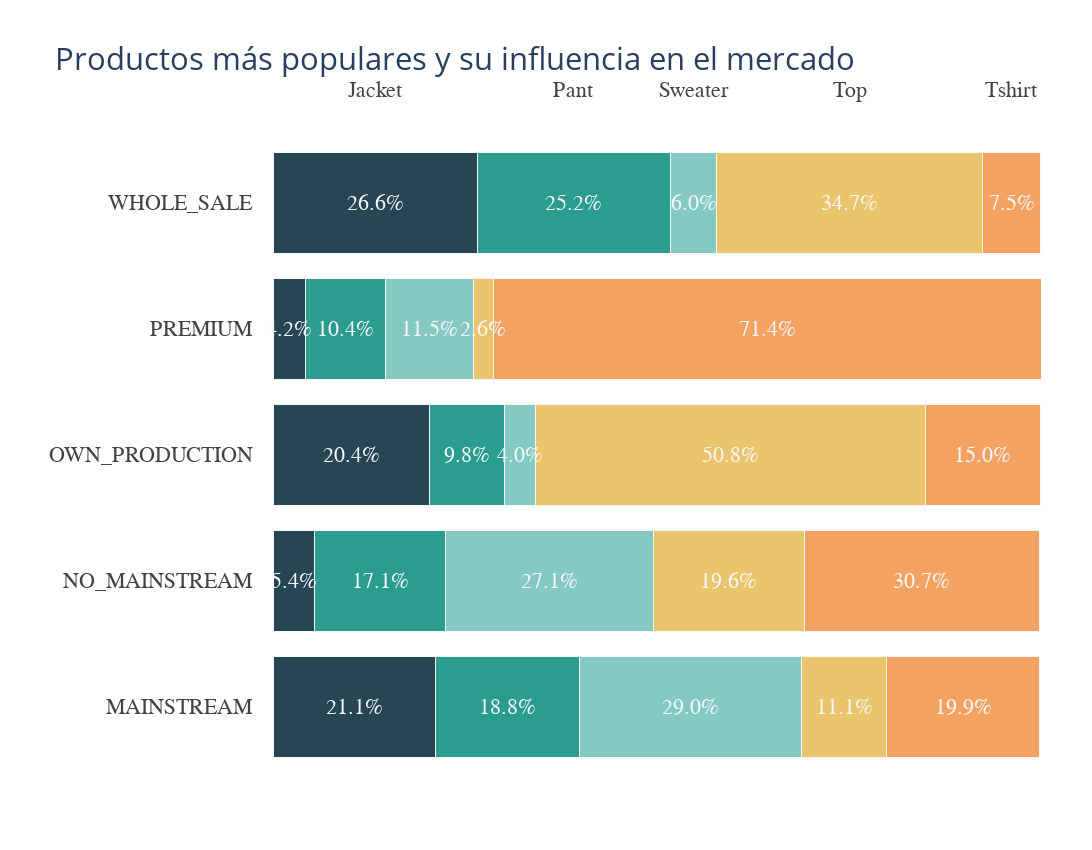

Here is the notebook cell this chart was saved with:
### Code cell
from itertools import cycle

x_data = dumificado.iloc[:, 1:].values

import plotly.graph_objects as go


top_labels = dumificado.columns[1:]
colors = np.array(paleta)[[0,1,2,4,5]]
y_data = dumificado.iloc[:,0].values

fig = go.Figure()

for i in range(0, len(x_data[0])):
    for xd, yd in zip(x_data, y_data):
        fig.add_trace(go.Bar(
            x=[xd[i]], y=[yd],orientation='h',marker=dict(color=colors[i],line=dict(color='rgb(248, 248, 249)', width=1))))

fig.update_layout(
    title='Productos más populares y su influencia en el mercado',
    xaxis=dict(
        showgrid=False,showline=False,showticklabels=False,zeroline=False,domain=[0.15, 1]),

    yaxis=dict(
        showgrid=False,showline=False,showticklabels=False,zeroline=False,),
    width=2280, height=850, font = dict(size = 22),
    barmode='stack',paper_bgcolor='white',plot_bgcolor='white',margin=dict(l=120, r=10, t=140, b=80),showlegend=False,)

annotations = []

for yd, xd in zip(y_data, x_data):

    annotations.append(dict(xref='paper', yref='y',
                            x=0.14, y=yd,xanchor='right',text=str(yd),font=dict(family='Arial', size=22,color='rgb(67, 67, 67)'),showarrow=False, align='right'))

    annotations.append(dict(xref='x', yref='y',
                            x=xd[0] / 2, y=yd,text=str(xd[0]) + '%',font=dict(family='Arial', size=22,color='rgb(248, 248, 255)'),showarrow=False))

    if yd == y_data[-1]:
        annotations.append(dict(xref='x', yref='paper',
                                x=xd[0] / 2, y=1.1,text=top_labels[0],font=dict(family='Arial', size=22,color='rgb(67, 67, 67)'),showarrow=False))
                                
    space = xd[0]
    for i in range(1, len(xd)):
            annotations.append(dict(xref='x', yref='y',
                                    x=space + (xd[i]/2), y=yd,text=str(xd[i]) + '%',font=dict(family='Arial', size=22,color='rgb(248, 248, 255)'),showarrow=False))
            if yd == y_data[-1]:
                annotations.append(dict(xref='x', yref='paper',
                                        x=space + (xd[i]/2), y=1.1,text=top_labels[i],font=dict(family='Arial', size=22,color='rgb(67, 67, 67)'),showarrow=False)) #, textangle=90
            space += xd[i]

fig.update_layout(annotations=annotations)
fig.show()

### Figure 1 — Plotly figure (JSON) as saved in the notebook; plotly's stock layout.template omitted (floating-point values rounded to 4 significant figures)
{"data": [{"marker": {"color": "#264653", "line": {"color": "rgb(248, 248, 249)", "width": 1}}, "orientation": "h", "type": "bar", "x": [21.1], "y": ["MAINSTREAM"]}, {"marker": {"color": "#264653", "line": {"color": "rgb(248, 248, 249)", "width": 1}}, "orientation": "h", "type": "bar", "x": [5.4], "y": ["NO_MAINSTREAM"]}, {"marker": {"color": "#264653", "line": {"color": "rgb(248, 248, 249)", "width": 1}}, "orientation": "h", "type": "bar", "x": [20.4], "y": ["OWN_PRODUCTION"]}, {"marker": {"color": "#264653", "line": {"color": "rgb(248, 248, 249)", "width": 1}}, "orientation": "h", "type": "bar", "x": [4.2], "y": ["PREMIUM"]}, {"marker": {"color": "#264653", "line": {"color": "rgb(248, 248, 249)", "width": 1}}, "orientation": "h", "type": "bar", "x": [26.6], "y": ["WHOLE_SALE"]}, {"marker": {"color": "#2A9D8F", "line": {"color": "rgb(248, 248, 249)", "width": 1}}, "orientation": "h", "type": "bar", "x": [18.8], "y": ["MAINSTREAM"]}, {"marker": {"color": "#2A9D8F", "line": {"color": "rgb(248, 248, 249)", "width": 1}}, "orientation": "h", "type": "bar", "x": [17.1], "y": ["NO_MAINSTREAM"]}, {"marker": {"color": "#2A9D8F", "line": {"color": "rgb(248, 248, 249)", "width": 1}}, "orientation": "h", "type": "bar", "x": [9.8], "y": ["OWN_PRODUCTION"]}, {"marker": {"color": "#2A9D8F", "line": {"color": "rgb(248, 248, 249)", "width": 1}}, "orientation": "h", "type": "bar", "x": [10.4], "y": ["PREMIUM"]}, {"marker": {"color": "#2A9D8F", "line": {"color": "rgb(248, 248, 249)", "width": 1}}, "orientation": "h", "type": "bar", "x": [25.2], "y": ["WHOLE_SALE"]}, {"marker": {"color": "#85CAC2", "line": {"color": "rgb(248, 248, 249)", "width": 1}}, "orientation": "h", "type": "bar", "x": [29], "y": ["MAINSTREAM"]}, {"marker": {"color": "#85CAC2", "line": {"color": "rgb(248, 248, 249)", "width": 1}}, "orientation": "h", "type": "bar", "x": [27.1], "y": ["NO_MAINSTREAM"]}, {"marker": {"color": "#85CAC2", "line": {"color": "rgb(248, 248, 249)", "width": 1}}, "orientation": "h", "type": "bar", "x": [4], "y": ["OWN_PRODUCTION"]}, {"marker": {"color": "#85CAC2", "line": {"color": "rgb(248, 248, 249)", "width": 1}}, "orientation": "h", "type": "bar", "x": [11.5], "y": ["PREMIUM"]}, {"marker": {"color": "#85CAC2", "line": {"color": "rgb(248, 248, 249)", "width": 1}}, "orientation": "h", "type": "bar", "x": [6], "y": ["WHOLE_SALE"]}, {"marker": {"color": "#E9C46A", "line": {"color": "rgb(248, 248, 249)", "width": 1}}, "orientation": "h", "type": "bar", "x": [11.1], "y": ["MAINSTREAM"]}, {"marker": {"color": "#E9C46A", "line": {"color": "rgb(248, 248, 249)", "width": 1}}, "orientation": "h", "type": "bar", "x": [19.6], "y": ["NO_MAINSTREAM"]}, {"marker": {"color": "#E9C46A", "line": {"color": "rgb(248, 248, 249)", "width": 1}}, "orientation": "h", "type": "bar", "x": [50.8], "y": ["OWN_PRODUCTION"]}, {"marker": {"color": "#E9C46A", "line": {"color": "rgb(248, 248, 249)", "width": 1}}, "orientation": "h", "type": "bar", "x": [2.6], "y": ["PREMIUM"]}, {"marker": {"color": "#E9C46A", "line": {"color": "rgb(248, 248, 249)", "width": 1}}, "orientation": "h", "type": "bar", "x": [34.7], "y": ["WHOLE_SALE"]}, {"marker": {"color": "#F4A261", "line": {"color": "rgb(248, 248, 249)", "width": 1}}, "orientation": "h", "type": "bar", "x": [19.9], "y": ["MAINSTREAM"]}, {"marker": {"color": "#F4A261", "line": {"color": "rgb(248, 248, 249)", "width": 1}}, "orientation": "h", "type": "bar", "x": [30.7], "y": ["NO_MAINSTREAM"]}, {"marker": {"color": "#F4A261", "line": {"color": "rgb(248, 248, 249)", "width": 1}}, "orientation": "h", "type": "bar", "x": [15], "y": ["OWN_PRODUCTION"]}, {"marker": {"color": "#F4A261", "line": {"color": "rgb(248, 248, 249)", "width": 1}}, "orientation": "h", "type": "bar", "x": [71.4], "y": ["PREMIUM"]}, {"marker": {"color": "#F4A261", "line": {"color": "rgb(248, 248, 249)", "width": 1}}, "orientation": "h", "type": "bar", "x": [7.5], "y": ["WHOLE_SALE"]}], "layout": {"annotations": [{"align": "right", "font": {"color": "rgb(67, 67, 67)", "family": "Arial", "size": 22}, "showarrow": false, "text": "MAINSTREAM", "x": 0.14, "xanchor": "right", "xref": "paper", "y": "MAINSTREAM", "yref": "y"}, {"font": {"color": "rgb(248, 248, 255)", "family": "Arial", "size": 22}, "showarrow": false, "text": "21.1%", "x": 10.55, "xref": "x", "y": "MAINSTREAM", "yref": "y"}, {"font": {"color": "rgb(248, 248, 255)", "family": "Arial", "size": 22}, "showarrow": false, "text": "18.8%", "x": 30.5, "xref": "x", "y": "MAINSTREAM", "yref": "y"}, {"font": {"color": "rgb(248, 248, 255)", "family": "Arial", "size": 22}, "showarrow": false, "text": "29.0%", "x": 54.4, "xref": "x", "y": "MAINSTREAM", "yref": "y"}, {"font": {"color": "rgb(248, 248, 255)", "family": "Arial", "size": 22}, "showarrow": false, "text": "11.1%", "x": 74.45, "xref": "x", "y": "MAINSTREAM", "yref": "y"}, {"font": {"color": "rgb(248, 248, 255)", "family": "Arial", "size": 22}, "showarrow": false, "text": "19.9%", "x": 89.95, "xref": "x", "y": "MAINSTREAM", "yref": "y"}, {"align": "right", "font": {"color": "rgb(67, 67, 67)", "family": "Arial", "size": 22}, "showarrow": false, "text": "NO_MAINSTREAM", "x": 0.14, "xanchor": "right", "xref": "paper", "y": "NO_MAINSTREAM", "yref": "y"}, {"font": {"color": "rgb(248, 248, 255)", "family": "Arial", "size": 22}, "showarrow": false, "text": "5.4%", "x": 2.7, "xref": "x", "y": "NO_MAINSTREAM", "yref": "y"}, {"font": {"color": "rgb(248, 248, 255)", "family": "Arial", "size": 22}, "showarrow": false, "text": "17.1%", "x": 13.95, "xref": "x", "y": "NO_MAINSTREAM", "yref": "y"}, {"font": {"color": "rgb(248, 248, 255)", "family": "Arial", "size": 22}, "showarrow": false, "text": "27.1%", "x": 36.05, "xref": "x", "y": "NO_MAINSTREAM", "yref": "y"}, {"font": {"color": "rgb(248, 248, 255)", "family": "Arial", "size": 22}, "showarrow": false, "text": "19.6%", "x": 59.4, "xref": "x", "y": "NO_MAINSTREAM", "yref": "y"}, {"font": {"color": "rgb(248, 248, 255)", "family": "Arial", "size": 22}, "showarrow": false, "text": "30.7%", "x": 84.55, "xref": "x", "y": "NO_MAINSTREAM", "yref": "y"}, {"align": "right", "font": {"color": "rgb(67, 67, 67)", "family": "Arial", "size": 22}, "showarrow": false, "text": "OWN_PRODUCTION", "x": 0.14, "xanchor": "right", "xref": "paper", "y": "OWN_PRODUCTION", "yref": "y"}, {"font": {"color": "rgb(248, 248, 255)", "family": "Arial", "size": 22}, "showarrow": false, "text": "20.4%", "x": 10.2, "xref": "x", "y": "OWN_PRODUCTION", "yref": "y"}, {"font": {"color": "rgb(248, 248, 255)", "family": "Arial", "size": 22}, "showarrow": false, "text": "9.8%", "x": 25.3, "xref": "x", "y": "OWN_PRODUCTION", "yref": "y"}, {"font": {"color": "rgb(248, 248, 255)", "family": "Arial", "size": 22}, "showarrow": false, "text": "4.0%", "x": 32.2, "xref": "x", "y": "OWN_PRODUCTION", "yref": "y"}, {"font": {"color": "rgb(248, 248, 255)", "family": "Arial", "size": 22}, "showarrow": false, "text": "50.8%", "x": 59.6, "xref": "x", "y": "OWN_PRODUCTION", "yref": "y"}, {"font": {"color": "rgb(248, 248, 255)", "family": "Arial", "size": 22}, "showarrow": false, "text": "15.0%", "x": 92.5, "xref": "x", "y": "OWN_PRODUCTION", "yref": "y"}, {"align": "right", "font": {"color": "rgb(67, 67, 67)", "family": "Arial", "size": 22}, "showarrow": false, "text": "PREMIUM", "x": 0.14, "xanchor": "right", "xref": "paper", "y": "PREMIUM", "yref": "y"}, {"font": {"color": "rgb(248, 248, 255)", "family": "Arial", "size": 22}, "showarrow": false, "text": "4.2%", "x": 2.1, "xref": "x", "y": "PREMIUM", "yref": "y"}, {"font": {"color": "rgb(248, 248, 255)", "family": "Arial", "size": 22}, "showarrow": false, "text": "10.4%", "x": 9.4, "xref": "x", "y": "PREMIUM", "yref": "y"}, {"font": {"color": "rgb(248, 248, 255)", "family": "Arial", "size": 22}, "showarrow": false, "text": "11.5%", "x": 20.35, "xref": "x", "y": "PREMIUM", "yref": "y"}, {"font": {"color": "rgb(248, 248, 255)", "family": "Arial", "size": 22}, "showarrow": false, "text": "2.6%", "x": 27.4, "xref": "x", "y": "PREMIUM", "yref": "y"}, {"font": {"color": "rgb(248, 248, 255)", "family": "Arial", "size": 22}, "showarrow": false, "text": "71.4%", "x": 64.4, "xref": "x", "y": "PREMIUM", "yref": "y"}, {"align": "right", "font": {"color": "rgb(67, 67, 67)", "family": "Arial", "size": 22}, "showarrow": false, "text": "WHOLE_SALE", "x": 0.14, "xanchor": "right", "xref": "paper", "y": "WHOLE_SALE", "yref": "y"}, {"font": {"color": "rgb(248, 248, 255)", "family": "Arial", "size": 22}, "showarrow": false, "text": "26.6%", "x": 13.3, "xref": "x", "y": "WHOLE_SALE", "yref": "y"}, {"font": {"color": "rgb(67, 67, 67)", "family": "Arial", "size": 22}, "showarrow": false, "text": "Jacket", "x": 13.3, "xref": "x", "y": 1.1, "yref": "paper"}, {"font": {"color": "rgb(248, 248, 255)", "family": "Arial", "size": 22}, "showarrow": false, "text": "25.2%", "x": 39.2, "xref": "x", "y": "WHOLE_SALE", "yref": "y"}, {"font": {"color": "rgb(67, 67, 67)", "family": "Arial", "size": 22}, "showarrow": false, "text": "Pant", "x": 39.2, "xref": "x", "y": 1.1, "yref": "paper"}, {"font": {"color": "rgb(248, 248, 255)", "family": "Arial", "size": 22}, "showarrow": false, "text": "6.0%", "x": 54.8, "xref": "x", "y": "WHOLE_SALE", "yref": "y"}, {"font": {"color": "rgb(67, 67, 67)", "family": "Arial", "size": 22}, "showarrow": false, "text": "Sweater", "x": 54.8, "xref": "x", "y": 1.1, "yref": "paper"}, {"font": {"color": "rgb(248, 248, 255)", "family": "Arial", "size": 22}, "showarrow": false, "text": "34.7%", "x": 75.15, "xref": "x", "y": "WHOLE_SALE", "yref": "y"}, {"font": {"color": "rgb(67, 67, 67)", "family": "Arial", "size": 22}, "showarrow": false, "text": "Top", "x": 75.15, "xref": "x", "y": 1.1, "yref": "paper"}, {"font": {"color": "rgb(248, 248, 255)", "family": "Arial", "size": 22}, "showarrow": false, "text": "7.5%", "x": 96.25, "xref": "x", "y": "WHOLE_SALE", "yref": "y"}, {"font": {"color": "rgb(67, 67, 67)", "family": "Arial", "size": 22}, "showarrow": false, "text": "Tshirt", "x": 96.25, "xref": "x", "y": 1.1, "yref": "paper"}], "barmode": "stack", "font": {"size": 22}, "height": 850, "margin": {"b": 80, "l": 120, "r": 10, "t": 140}, "paper_bgcolor": "white", "plot_bgcolor": "white", "showlegend": false, "title": {"text": "Productos más populares y su influencia en el mercado"}, "width": 2280, "xaxis": {"domain": [0.15, 1], "showgrid": false, "showline": false, "showticklabels": false, "zeroline": false}, "yaxis": {"showgrid": false, "showline": false, "showticklabels": false, "zeroline": false}}}
